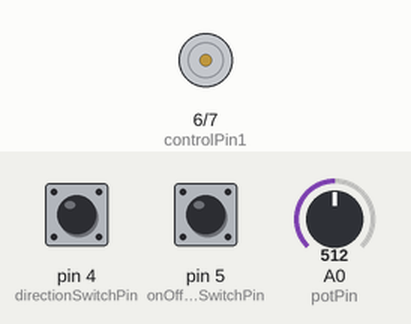
Simulated run of this sketch. Board: Arduino Uno, built with avr-gcc and run on an emulated ATmega328P. Shown: motor-driver pin pairs drawn as motors (green arrow = first pin HIGH = forward, orange = second pin HIGH = backward, longer = more drive, scaled by the enable pin). Inputs (shaded band) come from the test bench; at power-on: pin 4 (directionSwitchPin) LOW, pin 5 (onOffSwitchStateSwitchPin) LOW, A0 (potPin) = 512.

Above: at 1.2 s.
1.3 s: pin 4 (directionSwitchPin) pulled HIGH for 0.15 s
2.9 s: pin 5 (onOffSwitchStateSwitchPin) pulled HIGH for 0.15 s
At 4.1 s:
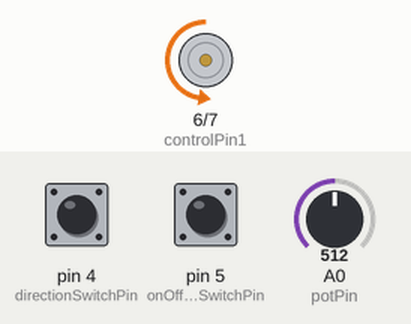
4.5 s: A0 (potPin) set to 716
At 5.4 s:
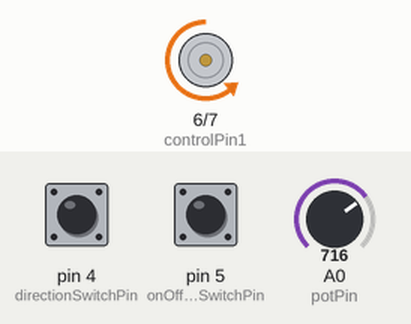
6.0 s: A0 (potPin) set to 900
At 6.6 s:
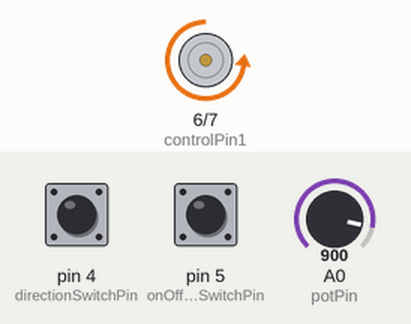
7.5 s: pin 4 (directionSwitchPin) pulled HIGH for 1 s
At 8.9 s:
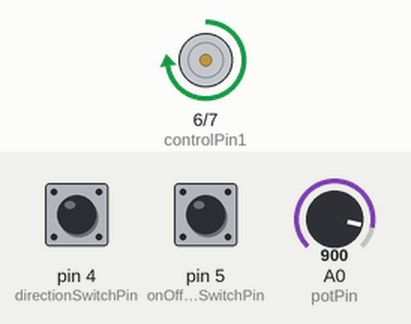
10.0 s: A0 (potPin) set to 511
At 10.8 s:
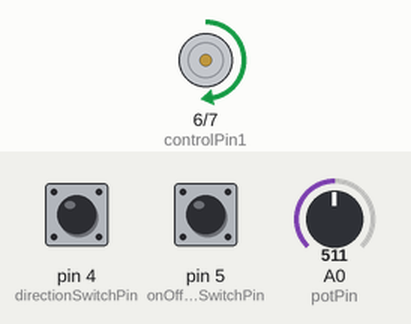
Timing chart, 0 to 12.5 s (numbered marks = the images above; inputs shaded):
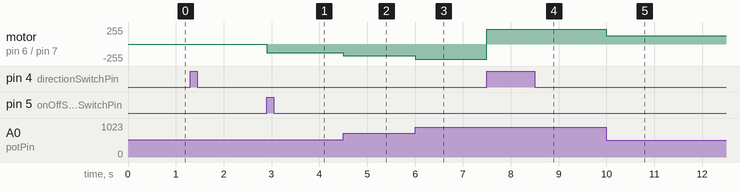

The sketch:

differential_steering_motor.ino.ino
```cpp
/*
  Arduino Starter Kit example
 Project 10  - Zoetrope

 This sketch is written to accompany Project 10 in the
 Arduino Starter Kit

 Parts required:
 two 10 kilohm resistors
 2 momentary pushbuttons
 one 10 kilohm potentiometer
 motor
 9V battery
 H-Bridge

 Created 13 September 2012
 by Scott Fitzgerald
 Thanks to Federico Vanzati for improvements

 http://arduino.cc/starterKit

 This example code is part of the public domain
 */

const int controlPin1 = 6; // connected to pin 7 on the H-bridge
const int controlPin2 = 7; // connected to pin 2 on the H-bridge
//const int controlPin3 = 4; // not sure what this connects to.
//const int controlPin4 = 5; // same
const int enablePin = 9;   // connected to pin 1 on the H-bridge
const int directionSwitchPin = 4;  // connected to the switch for direction
const int onOffSwitchStateSwitchPin = 5; // connected to the switch for turning the motor on and off
const int potPin = A0;  // connected to the potentiometer's output

// create some variables to hold values from your inputs
int onOffSwitchState = 0;  // current state of the On/Off switch
int previousOnOffSwitchState = 0; // previous position of the on/off switch
int directionSwitchState = 0;  // current state of the direction switch
int previousDirectionSwitchState = 0;  // previous state of the direction switch

int motorEnabled = 0; // Turns the motor on/off
int motorSpeed = 0; // speed of the motor
int motorDirection = 1; // current direction of the motor

void setup(){
  // intialize the inputs and outputs
  pinMode(directionSwitchPin, INPUT);
  pinMode(onOffSwitchStateSwitchPin, INPUT);
  pinMode(controlPin1, OUTPUT);
  pinMode(controlPin2, OUTPUT);
  pinMode(enablePin, OUTPUT);

  // pull the enable pin LOW to start
  digitalWrite(enablePin, LOW);
}

void loop(){
  // read the value of the on/off switch
  onOffSwitchState = digitalRead(onOffSwitchStateSwitchPin);
  delay(1);

  // read the value of the direction switch
  directionSwitchState = digitalRead(directionSwitchPin);

  // read the value of the pot and divide by 4 to get
  // a value that can be used for PWM
  motorSpeed = analogRead(potPin)/4;

  // if the on/off button changed state since the last loop()
  if(onOffSwitchState != previousOnOffSwitchState){
    // change the value of motorEnabled if pressed
    if(onOffSwitchState == HIGH){
      motorEnabled = !motorEnabled;
    }
  }

  // if the direction button changed state since the last loop()
  if (directionSwitchState != previousDirectionSwitchState) {
    // change the value of motorDirection if pressed
    if (directionSwitchState == HIGH) {
      motorDirection = !motorDirection;
    }
  }

  // change the direction the motor spins by talking
  // to the control pins on the H-Bridge
  if (motorDirection == 1) {
    digitalWrite(controlPin1, HIGH);
    digitalWrite(controlPin2, LOW);
  }
  else {
    digitalWrite(controlPin1, LOW);
    digitalWrite(controlPin2, HIGH);
  }

  // if the motor is supposed to be on
  if (motorEnabled == 1) {
    // PWM the enable pin to vary the speed
    analogWrite(enablePin, motorSpeed);
  }
  else { // if the motor is not supposed to be on
    //turn the motor off
    analogWrite(enablePin, 0);
  }
  // save the current On/Offswitch state as the previous
  previousDirectionSwitchState = directionSwitchState;
  // save the current switch state as the previous
  previousOnOffSwitchState = onOffSwitchState;
}
```

Measured:
- after the input at 2.9 s, motor on pin 6 (controlPin1) / pin 7 (controlPin2): stopped → backward 128/255 at once
- after the input at 4.5 s, motor on pin 6 (controlPin1) / pin 7 (controlPin2): backward 128/255 → backward 179/255 at once
- after the input at 6.0 s, motor on pin 6 (controlPin1) / pin 7 (controlPin2): backward 179/255 → backward 225/255 at once
- after the input at 7.5 s, motor on pin 6 (controlPin1) / pin 7 (controlPin2): backward 225/255 → forward 225/255 at once
- after the input at 10.0 s, motor on pin 6 (controlPin1) / pin 7 (controlPin2): forward 225/255 → forward 127/255 at once
